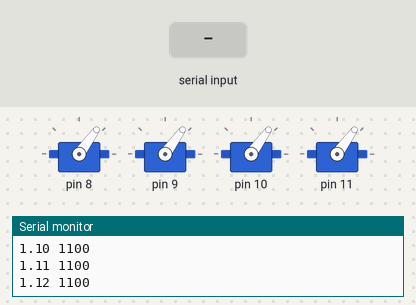
Recording of a sketch running on a simulated Arduino Mega 2560, built with avr-gcc and run on an emulated ATmega2560. On the bench: 4 × servo, the last lines printed to the serial monitor. The inputs (shaded band) are chosen by the test bench.

Above: at 1.2 s.
1.3 s: "1" received over Serial
At 1.8 s:
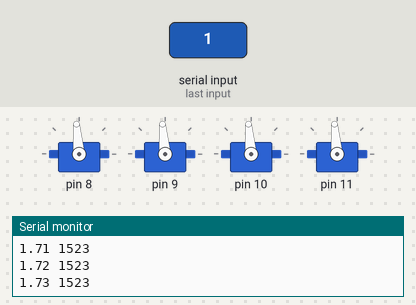
2.8 s: "0" received over Serial
At 4.1 s:
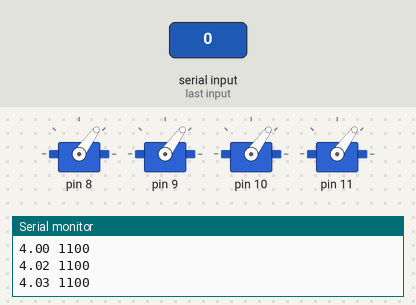
Timing chart, 0 to 5.8 s (numbered marks = the images above; inputs shaded):
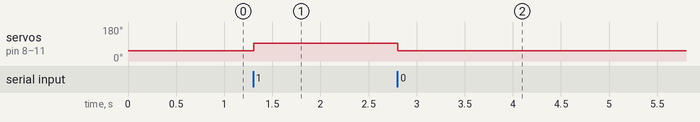

Measured:
- after the input at 1.3 s, servo on pin 8–11: 54° → 95° at once
- after the input at 2.8 s, servo on pin 8–11: 95° → 54° at once

The sketch:

Retired_Bench_Test.ino
```cpp
char val; //Data received from the serial port
#define THROTTLE_HIGH 1523
#define THROTTLE_LOW 1100

int throttle_out = THROTTLE_LOW;

#include <Servo.h>

Servo esc[4];

void setup() {
  Serial.begin(9600);
  for (int idx = 0;idx<4;idx++) {
    esc[idx].attach(8+idx);
  }
}

void loop() {
  if (Serial.available() > 0) {
    val = Serial.read();

    if (val == '0') {
      throttle_out = THROTTLE_LOW;
    }
    if (val == '1') {
      throttle_out = THROTTLE_HIGH;
    }
  }

  for (int idx = 0;idx<4;idx++){
    esc[idx].writeMicroseconds(throttle_out);
  }

  Serial.print(millis()/1000.0);
  Serial.print(" ");
  Serial.println(throttle_out);
}
```
